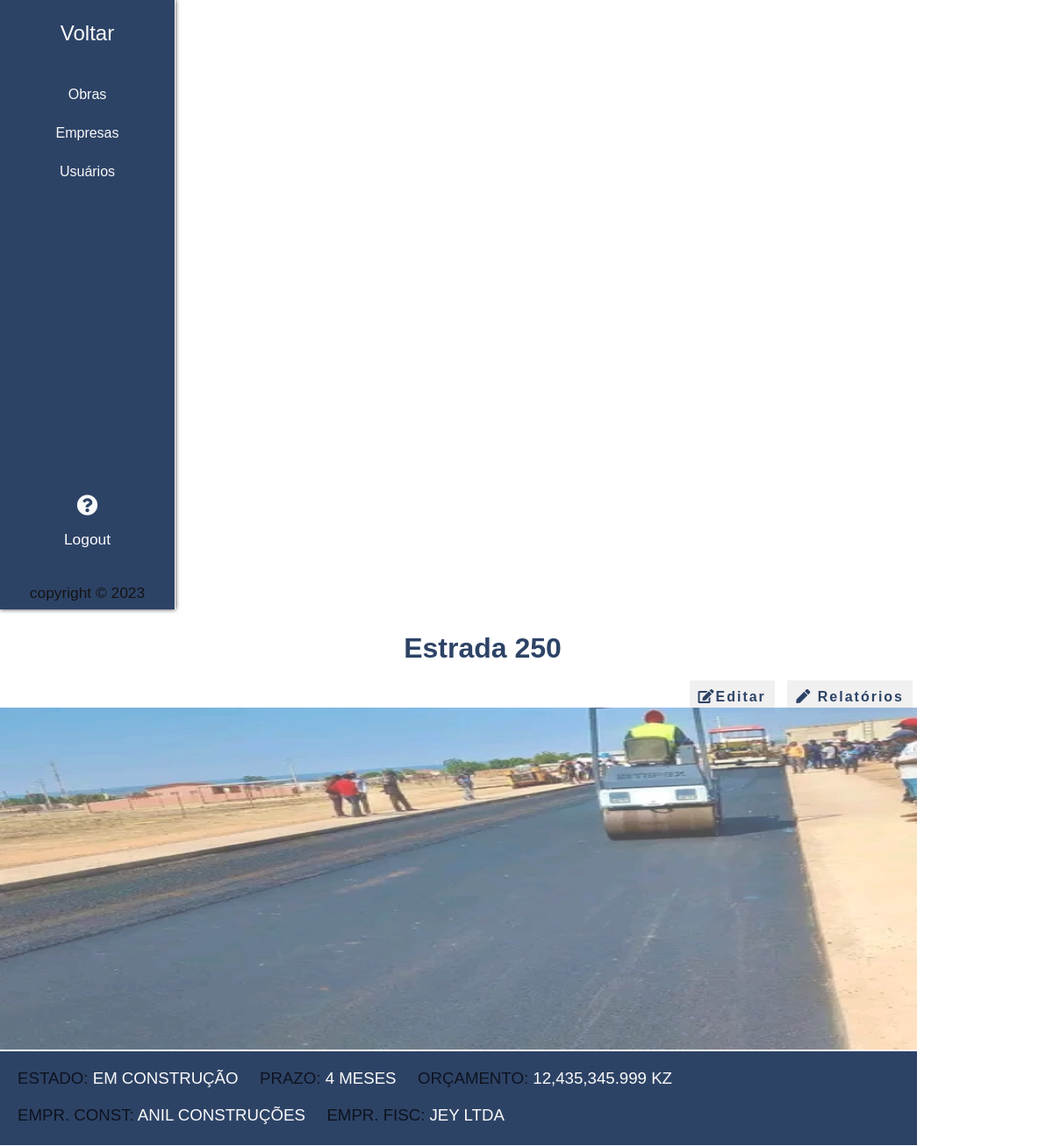
Page /obra-view.php?id_view=22 (signed in) on the committed database.
### tables this page shows
CREATE TABLE IF NOT EXISTS `obra` (
  `duracao` smallint(6) DEFAULT NULL,
  `nome` varchar(50) DEFAULT NULL,
  `orcamento` varchar(32) DEFAULT NULL,
  `id` int(11) NOT NULL AUTO_INCREMENT,
  `estado` varchar(50) DEFAULT NULL,
  `fk_fiscalizacao_id` int(11) DEFAULT NULL,
  `fk_costrucao_id` int(11) DEFAULT NULL,
  PRIMARY KEY (`id`),
  KEY `FK_obra_2` (`fk_fiscalizacao_id`),
  KEY `FK_obra_3` (`fk_costrucao_id`)
);

CREATE TABLE IF NOT EXISTS `imagens` (
  `id` int(11) NOT NULL AUTO_INCREMENT,
  `nome` varchar(50) DEFAULT NULL,
  `fk_obra_id` int(11) DEFAULT NULL,
  `fk_usuario_id` int(11) DEFAULT NULL,
  `fk_relatorio_id` int(11) DEFAULT NULL,
  PRIMARY KEY (`id`),
  KEY `FK_imagens_2` (`fk_obra_id`),
  KEY `FK_imagens_3` (`fk_relatorio_id`),
  KEY `FK_imagens_4` (`fk_usuario_id`)
);

CREATE TABLE IF NOT EXISTS `empresas` (
  `categoria` varchar(50) DEFAULT NULL,
  `numero_cadastro` varchar(50) DEFAULT NULL,
  `ano` date DEFAULT NULL,
  `nome` varchar(50) DEFAULT NULL,
  `id` int(11) NOT NULL AUTO_INCREMENT,
  PRIMARY KEY (`id`)
);

### Classes/Gabinete.php (called while the page is built, shortened)
<?php
Class Gabinete{
    private $pdo;
    public function __construct(){
      try{
        $host='localhost';
        $porta= '3308';
        $dbname='gabinete';
        $user='root';
        $senha='';
        $this->pdo = new PDO('mysql:host='.$host.';port='.$porta.';dbname='.$dbname,$user,$senha);
        } catch (PDOException $e){
        echo " erro de banco de dados: ".$e->getMessage();
        exit();
        }
        catch(Exception $e){
          echo " erro genérico  : ".$e->getMessage();
          exit();
        }
      }
      public function buscar_Uma_obra($id){
        $cmd=$this->pdo->prepare("SELECT * FROM obra WHERE id=:id " );
        $cmd->bindValue(":id",$id);
        $cmd->execute();
        if ( $cmd->rowCount()>0) {
          $dados=$cmd->fetch(PDO::FETCH_ASSOC);
        }
        else {
          $dados=array();
        }
        return $dados;
      }
      public function buscar_Uma_empresa($id){
        $cmd=$this->pdo->prepare("SELECT * FROM empresas WHERE id=:id " );
        $cmd->bindValue(":id",$id);
        $cmd->execute();
        if ( $cmd->rowCount()>0) {
          $dados=$cmd->fetch(PDO::FETCH_ASSOC);
        }
        else {
          $dados=array();
        }
        return $dados;
      }
      public function buscar_imagem_perfil_obra($id){
        $cmd=$this->pdo->prepare("SELECT * FROM imagens WHERE fk_obra_id= :id");
        $cmd->bindValue(":id",$id);
        $cmd->execute();
        $res=$cmd->fetch(PDO::FETCH_ASSOC);
      return $res;
      }
      }

### Obra-view.php (the view, shortened to what this page needs)
<?php
 include 'Classes/Gabinete.php';
 $p=new Gabinete();
?>
<!DOCTYPE html>
<html lang="en">
<head>
    <link rel="stylesheet" href="./Css/obras.css">
    <link href="Css/bootstrap-5.3.0-alpha1/dist/css/bootstrap.min.css" rel="stylesheet">
    <link rel="stylesheet" href="Css/assets/fontawesome/css/all.min.css">
</head>
<body>
    <section>
        <div class="esquerda">
            <div class="superior">
                <a href="Obras.php" style="font-size: 24px;">Voltar</i></a>
                <div class="menu-lateral">
                    <a href="Obras.php" class="">Obras</a>
                    <a href="Empresas.php" class="">Empresas</a>
                    <a href="Usuarios.php" class="">Usuários</a>
                </div>
            </div>
            <div class="inferior">
                <a href=""><i class="fa fa-question-circle"></i></a>
                <a href="Classes/Logout.php">Logout</a>
                <a href="#">copyright &copy; 2023</a>
            </div>
        </div>
        <div class="direita">
<?php
if(isset($_GET['id_view'])){
   $id=addslashes($_GET['id_view']);
   $res=$p->buscar_Uma_obra($id);
}
$foto_obra=$p->buscar_imagem_perfil_obra($res['id']);
$id_fiscal= $res['fk_fiscalizacao_id'];
$id_const= $res['fk_costrucao_id'];
$fiscal=$p->buscar_Uma_empresa($id_fiscal);
$construtor=$p->buscar_Uma_empresa($id_const);
?>
            <header>
            <?php echo $res['nome']; ?>
            </header>
            <div class="nav-view">
                <a href="form-obra.php?id_edit=<?php echo $id;?>"><i class="fa fa-edit"></i>Editar</a>
                <a href="relatorios.php?id_obra=<?php echo $res['id']; ?>"> <i class="fa fa-pen"></i> Relatórios</a>
            </div>
            <div class="fluxo-direito">
                <div class="foto-obra">
                <img src="imagens/<?php echo $foto_obra['nome']; ?>" alt="foto-obra">
                </div>
                <div class="detalhes-obra">
                    <h4>ESTADO: <span> <?php echo $res['estado']; ?></span></h4>
                    <h4>PRAZO: <span> <?php echo $res['duracao'].' meses'; ?></span></h4>
                    <h4>ORÇAMENTO: <span> <?php echo $res['orcamento'].' KZ'; ?> </span></h4>
                    <h4>EMPR. CONST: <span> <?php echo $construtor['nome']; ?></span></h4>
                    <h4>EMPR. FISC: <span> <?php echo $fiscal['nome']; ?></span></h4>
                </div>
            </div>
        </div>
    </section>
</body>
</html>

### Css/obras.css (style rules this page uses)
* { padding: 0; margin: 0; font-family: sans-serif; box-sizing: border-box; text-decoration: none !important; }
body { background-color: rgb(250, 250, 250); }
section { display: flex; flex-flow: row wrap; justify-content: space-between; }
.esquerda { display: flex; flex-flow: column nowrap; justify-content: space-between; background-color: #2d4366; width: 200px; height: 695px; align-items: center; padding: 10px 30px 0; box-shadow: 0 0 5px 0 rgb(56, 55, 55); border-right: 1px solid rgb(250, 250, 250); }
.esquerda .superior { display: flex; flex-flow: column nowrap; justify-content: start; align-items: center; }
.esquerda .superior a { margin-top: 10px; font-size: 14pt; }
.esquerda .superior .menu-lateral { display: flex; flex-flow: column nowrap; justify-content: start; width: 100%; align-items: center; }
.esquerda .superior .menu-lateral a { margin: 5px; color: rgb(250, 250, 250); padding: 5px; font-size: 12pt; }
.esquerda .superior .menu-lateral a:first-child { margin: 5px; font-size: 12pt; }
.esquerda .superior a { color: rgb(250, 250, 250); float: left; margin-bottom: 30px; }
.esquerda .inferior { display: flex; flex-flow: column nowrap; justify-content: start; align-items: center; }
.esquerda .inferior a { color: rgb(250, 250, 250); margin: 5px 0; font-size: 13pt; }
.esquerda .inferior a i { font-size: 1.5rem; color: rgb(250, 250, 250); }
.esquerda .inferior a:last-child { margin-top: 30px; color: rgb(20, 20, 20); }
.direita { width: 1100px; }
.direita header { color: #2d4366; text-align: center; font-size: 2rem; font-weight: bold; margin: 20px 0; }
.direita .fluxo-direito { overflow: auto; width: 95%; height: 500px; }
.direita .foto-obra { width: 100%; }
.direita .foto-obra img { width: 100%; height: 390px; opacity: 0.7; }
.direita .detalhes-obra { background-color: #2d4366; padding: 10px; border-top: 2px solid rgb(250, 250, 250); border-bottom: 2px solid #2d4366; }
.direita .detalhes-obra h4 { display: inline-block; text-transform: uppercase; color: #0e1320; font-size: 14pt; margin: 10px; }
.direita .detalhes-obra h4 span { color: rgb(250, 250, 250); }
.direita .nav-view { width: 95%; text-align: right; }
.direita .nav-view a { letter-spacing: 2px; padding: 10px; background-color: rgba(185, 181, 181, 0.2); color: #2d4366; font-weight: bold; margin: 5px; }

### rows in the picture
obra: nome "Estrada 250", estado "EM CONSTRUÇÃO", duracao "4", orcamento "12,435,345.999"
imagens: nome (picture)
empresas: nome "ANIL CONSTRUÇÕES"
empresas: nome "JEY LTDA"
